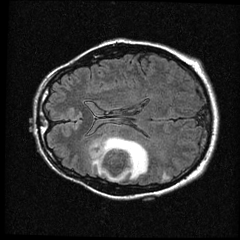
#> input picture images/lab3/0AuPZkVYKh_img.png, 240 x 240 px; its folder holds 4 pictures in this run
$ python lab3.py
#> lines starting #> are read from the running program, lines starting #| are printed output that depends on the picture
import numpy as np
import cv2
import os
from skimage import io


directory = 'images/lab3'

images = []
masks = []
sum_img_pixels = []

for filename in os.listdir(directory):
    if "img" in filename:
        image = cv2.imread(os.path.join(directory, filename))
#> image is the input picture: shape (240, 240, 3); min 0, max 255, mean 48.9
        images.append(image)
        sum_img_pixels = np.sum(image)
#> sum_img_pixels = 8444697
    elif "mask" in filename:
        mask = cv2.imread(os.path.join(directory, filename), cv2.IMREAD_GRAYSCALE)
        masks.append(mask)
# [11 lines of commented-out code are left out]
mean_image = np.mean(images, axis=0)
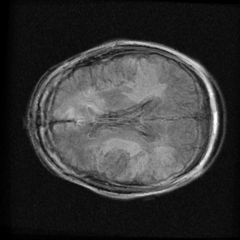
#> mean_image: shape (240, 240, 3) float64; min 0, max 255, mean 55.3
sigma = np.std(images, axis=0)
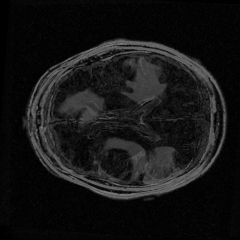
#> sigma: shape (240, 240, 3) float64; min 0, max 123.3, mean 21.6
print(sigma)


normalized_images = (images - mean_image) / sigma
# [5 lines of commented-out code are left out]


for i in range(len(images)):
    image = images[i]
#> (the run stopped early here; a loop or call above may not have finished)
